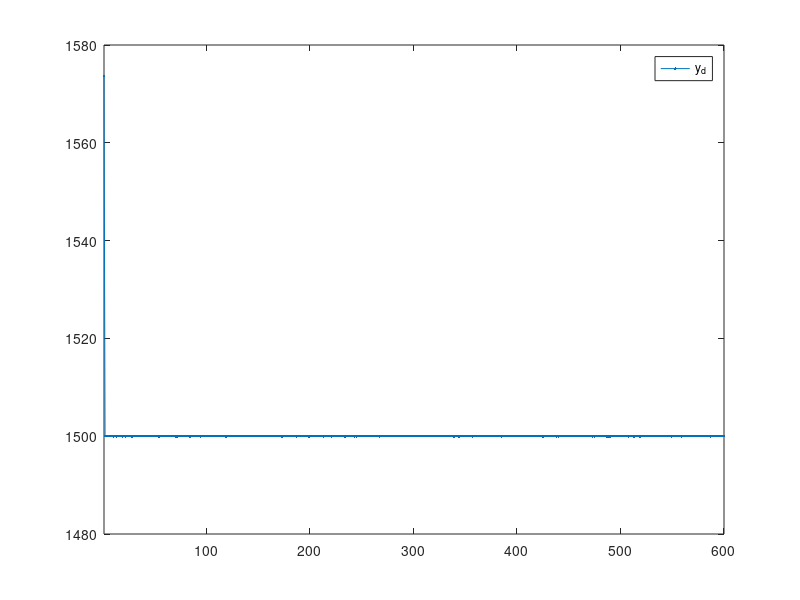
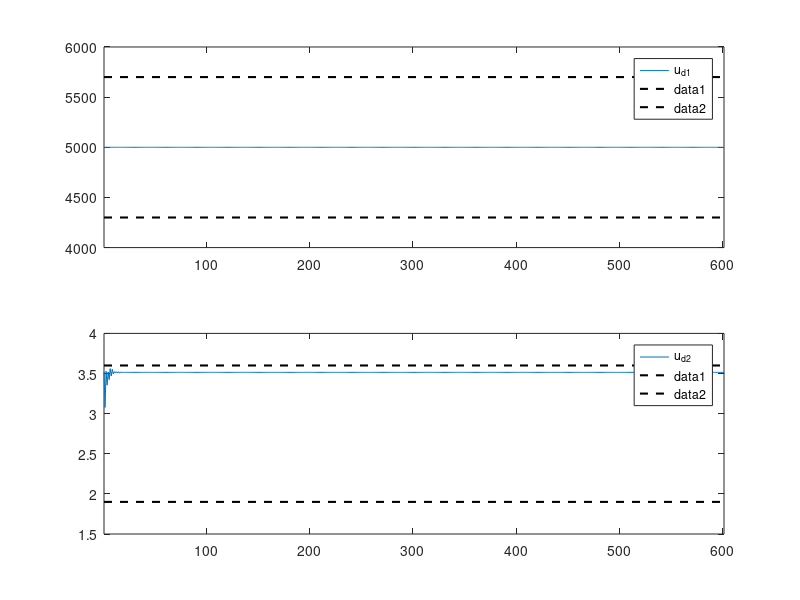
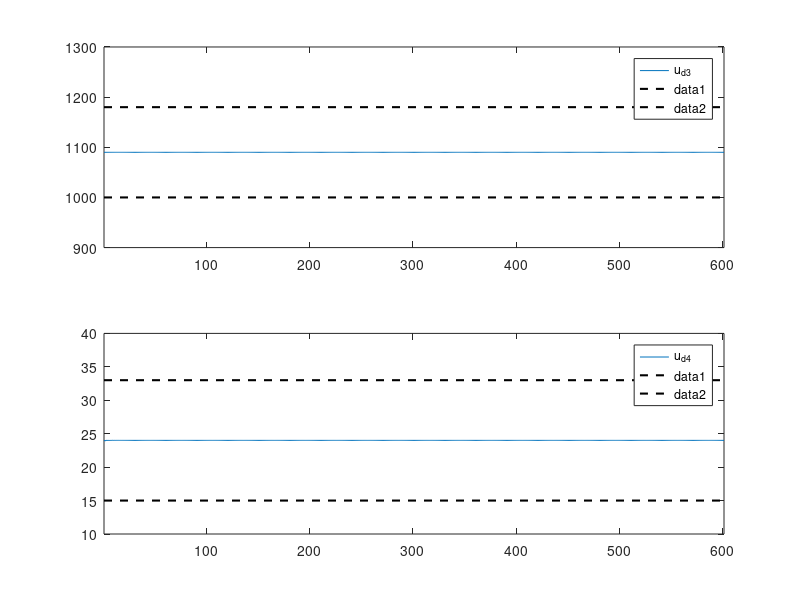
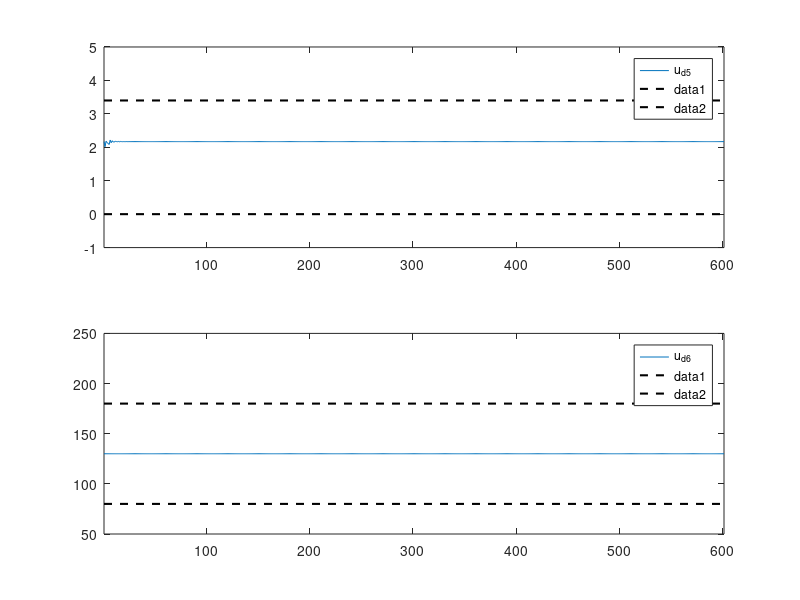

Reproduce these figures in MATLAB, in order.
clc; clear; close all;
%% system model set
load OKIDData
load OKID_esys_13

Ts = 0.1;
Tend = 60.1;
Sam_t = 0:Ts:Tend;
Sam_ts = 0:Ts:Tend+Ts;
T_length = length(Sam_t);

n = size(G, 1); % state:n
[p, m] = size(D); % output: p, input: m
x_initial = [-351.2222;11.2992;8.3836;8.0217;-4.4119;7.6555;37.6572;-23.7958];
%%  Reference
kk = 0;
for t = 0 : Ts : Tend
    kk = kk + 1;
    rd(:,kk) = 1500;
end


%%  Control 
Qc = 1e4*eye(p);
Rc = 1e0*eye(m);

CTQC = C_ok'*Qc*C_ok;
[Kd1, P, e] = dlqr(G_ok, H_ok, CTQC, Rc);
E_bar = eye(n)-G_ok'+G_ok'*P*inv(eye(n)+H_ok*inv(Rc)*H_ok'*P)*H_ok*inv(Rc)*H_ok';
R_bar = H_ok'*P*H_ok+Rc;
Kd = inv(R_bar)*H_ok'*P*G_ok;
Ed = inv(R_bar)*H_ok'*inv(E_bar)*C_ok'*Qc;
Cu = inv(R_bar)*(Rc-H_ok'*inv(E_bar)*G_ok'*P*inv(eye(n)+H_ok*inv(Rc)*H_ok'*P)*H_ok);

P= 1000;
Kp = P*Ed;
C_tilde = inv(eye(p)+C_ok*H_ok*Kp)*C_ok*(G_ok-H_ok*Kd);
D_tilde = inv(eye(p)+C_ok*H_ok*Kp)*C_ok*H_ok*(Ed + Kp);

inv(eye(p) + C_ok*H_ok*Kp)*C_ok*(G_ok-H_ok*Kd)
inv(eye(p) + C_ok*H_ok*Kp)*C_ok*H_ok*(Ed+Kp)
inv(eye(p) + C_ok*H_ok*Kp)*C_ok
inv(eye(p) + C_ok*H_ok*Kp)*C_ok*H_ok*Cu

u_star = [5000;3.4321;1090;24;2.1837;130;4.4834;380];

load xo_410.mat
xo = xo_410;
yo = C_ok*xo;
xd = x_initial;
yd = C*xd;

% kk = 0;
% for t = 0 : Ts : Tend
%     kk = kk + 1;
%     esys(:,kk) = -0.0073 + 13.3067*randn(1,1);
%     eout(:,kk) = 1e-11*2.2241 + 1e-8*4.86*randn(1,1);
% end
load esys_eout
Kss = [-0.0722;0.0896;-0.0220;-0.0220;-0.0234;-0.0257;-0.0360;0.0164];

kk = 0;
%% 
for t = 0 : Ts : Tend-Ts
    kk = kk + 1;
    td(:, kk) = kk;    
        

    ud(:,kk) = -(Kd + Kp*C_tilde)*xo(:,kk) + (Ed + Kp*(eye(p)-D_tilde))*rd(:,kk) + Cu*u_star;

   
    xo(:,kk+1) = G_ok*xo(:,kk) + H_ok*ud(:,kk) + F_ok*(yo(:,kk) - yd(:,kk));
    yo(:,kk+1) = C_ok*xo(:,kk+1);

    xd(:,kk+1) = G*xd(:,kk) + H*ud(:,kk) + Kss*esys(:,kk);
        yd(:,kk+1) = inv(eye(p) + C_ok*H_ok*Kp)*C_ok*(G_ok-H_ok*Kd)*xd(:,kk) +...
                     inv(eye(p) + C_ok*H_ok*Kp)*C_ok*H_ok*(Ed+Kp)*rd(:,kk+1) +...
                     inv(eye(p) + C_ok*H_ok*Kp)*C_ok*Kss*esys(:,kk)+...
                     inv(eye(p) + C_ok*H_ok*Kp)*eout(:,kk+1)+...
                     inv(eye(p) + C_ok*H_ok*Kp)*C_ok*H_ok*Cu*u_star;


   
end

%% Plot
figure(1)
plot(td,yd(:,1:601),'.-')
legend('y_{d}')
xlim([1 600])


figure(2)
subplot(2,1,1)
plot(td,ud(1,:))
legend('u_{d1}')
line([td(1), td(end)], [5700,5700],'LineStyle','--','LineWidth',1.5,'Color',[0,0,0]);xlim([td(1),td(end)]);
line([td(1), td(end)], [4300,4300],'LineStyle','--','LineWidth',1.5,'Color',[0,0,0]);xlim([td(1),td(end)]);
axis([1 601 4000 6000])
subplot(2,1,2)
plot(td,ud(2,:))
legend('u_{d2}')
line([td(1), td(end)], [3.6,3.6],'LineStyle','--','LineWidth',1.5,'Color',[0,0,0]);xlim([td(1),td(end)]);
line([td(1), td(end)], [1.9,1.9],'LineStyle','--','LineWidth',1.5,'Color',[0,0,0]);xlim([td(1),td(end)]);
axis([1 601 1.5 4])

figure(3)
subplot(2,1,1)
plot(td,ud(3,:))
legend('u_{d3}')
line([td(1), td(end)], [1180,1180],'LineStyle','--','LineWidth',1.5,'Color',[0,0,0]);xlim([td(1),td(end)]);
line([td(1), td(end)], [1000,1000],'LineStyle','--','LineWidth',1.5,'Color',[0,0,0]);xlim([td(1),td(end)]);
axis([1 601 900 1300])
subplot(2,1,2)
plot(td,ud(4,:))
legend('u_{d4}')
line([td(1), td(end)], [33,33],'LineStyle','--','LineWidth',1.5,'Color',[0,0,0]);xlim([td(1),td(end)]);
line([td(1), td(end)], [15,15],'LineStyle','--','LineWidth',1.5,'Color',[0,0,0]);xlim([td(1),td(end)]);
axis([1 601 10 40])

figure(4)
subplot(2,1,1)
plot(td,ud(5,:))
legend('u_{d5}')
line([td(1), td(end)], [3.4,3.4],'LineStyle','--','LineWidth',1.5,'Color',[0,0,0]);xlim([td(1),td(end)]);
line([td(1), td(end)], [0,0],'LineStyle','--','LineWidth',1.5,'Color',[0,0,0]);xlim([td(1),td(end)]);
axis([1 601 -1 5])
subplot(2,1,2)
plot(td,ud(6,:))
legend('u_{d6}')
line([td(1), td(end)], [180,180],'LineStyle','--','LineWidth',1.5,'Color',[0,0,0]);xlim([td(1),td(end)]);
line([td(1), td(end)], [80,80],'LineStyle','--','LineWidth',1.5,'Color',[0,0,0]);xlim([td(1),td(end)]);
axis([1 601 50 250])

figure(5)
subplot(2,1,1)
plot(td,ud(7,:))
legend('u_{d7}')
line([td(1), td(end)], [5,5],'LineStyle','--','LineWidth',1.5,'Color',[0,0,0]);xlim([td(1),td(end)]);
line([td(1), td(end)], [3.6,3.6],'LineStyle','--','LineWidth',1.5,'Color',[0,0,0]);xlim([td(1),td(end)]);
axis([1 601 3 6])
subplot(2,1,2)
plot(td,ud(8,:))
legend('u_{d8}')
line([td(1), td(end)], [430,430],'LineStyle','--','LineWidth',1.5,'Color',[0,0,0]);xlim([td(1),td(end)]);
line([td(1), td(end)], [330,330],'LineStyle','--','LineWidth',1.5,'Color',[0,0,0]);xlim([td(1),td(end)]);
axis([1 601 250 500])

figure(6)
plot(td(:,2:601),yd(:,2:601),'.-')
legend('y_{d}')
xlim([1 600])

